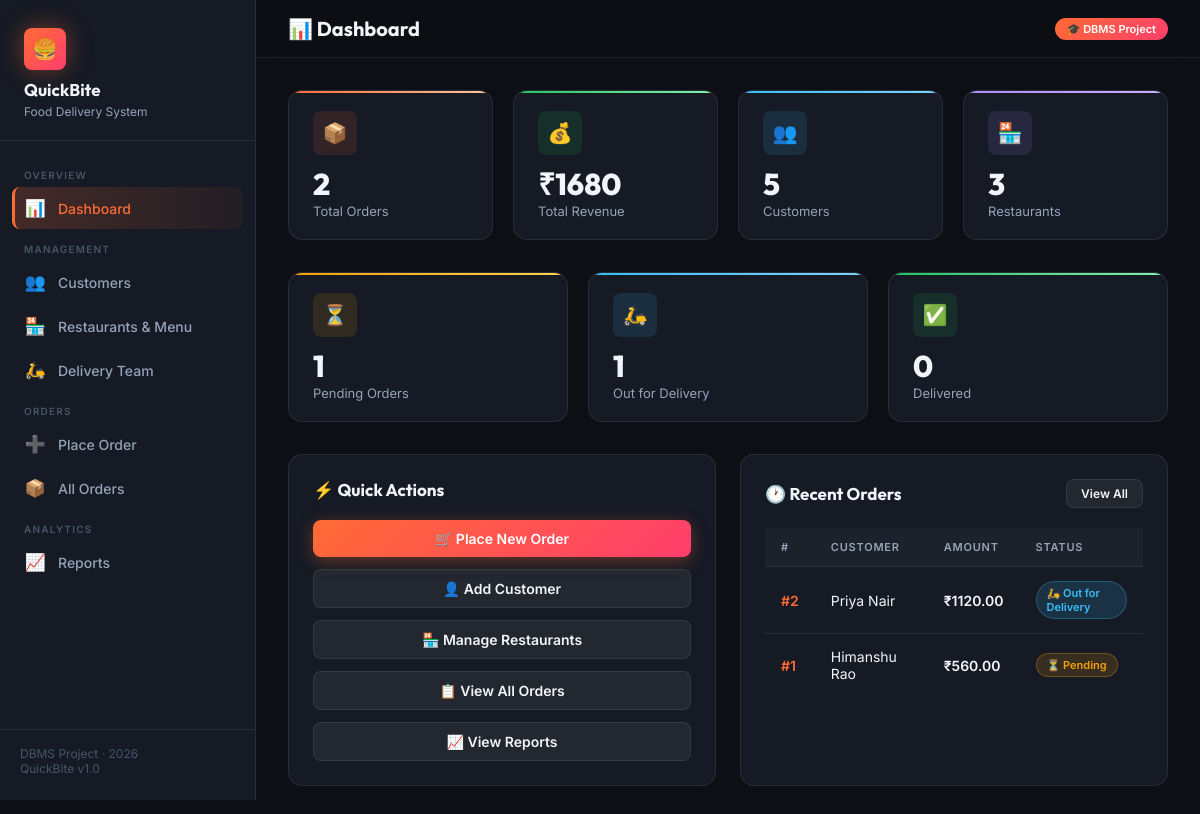
The page / on the database its author committed.
### tables this page shows
CREATE TABLE Orders (
            id               INTEGER PRIMARY KEY AUTOINCREMENT,
            customer_id      INTEGER NOT NULL,
            delivery_person_id INTEGER,
            total_amount     REAL    NOT NULL DEFAULT 0,
            status           TEXT    NOT NULL DEFAULT 'Pending',
            order_date       TEXT    NOT NULL,
            FOREIGN KEY (customer_id)       REFERENCES Customers(id),
            FOREIGN KEY (delivery_person_id) REFERENCES Delivery_Person(id)
        );

CREATE TABLE Customers (
            id      INTEGER PRIMARY KEY AUTOINCREMENT,
            name    TEXT    NOT NULL,
            phone   TEXT    NOT NULL,
            address TEXT    NOT NULL
        );

### app.py (the view)
@app.route("/")
def index():
    conn = get_db()
    stats = {}
    stats["total_orders"]      = conn.execute("SELECT COUNT(*) FROM Orders").fetchone()[0]
    stats["total_revenue"]     = conn.execute("SELECT COALESCE(SUM(total_amount),0) FROM Orders").fetchone()[0]
    stats["total_customers"]   = conn.execute("SELECT COUNT(*) FROM Customers").fetchone()[0]
    stats["total_restaurants"] = conn.execute("SELECT COUNT(*) FROM Restaurants").fetchone()[0]
    stats["pending"]    = conn.execute("SELECT COUNT(*) FROM Orders WHERE status='Pending'").fetchone()[0]
    stats["out"]        = conn.execute("SELECT COUNT(*) FROM Orders WHERE status='Out for Delivery'").fetchone()[0]
    stats["delivered"]  = conn.execute("SELECT COUNT(*) FROM Orders WHERE status='Delivered'").fetchone()[0]
    recent_orders = conn.execute("""
        SELECT o.id, c.name AS customer, o.total_amount, o.status, o.order_date
        FROM Orders o
        JOIN Customers c ON o.customer_id = c.id
        ORDER BY o.id DESC LIMIT 5
    """).fetchall()
    conn.close()
    return render_template("index.html", stats=stats, recent_orders=recent_orders)

### app.py (called while the page is built)
def get_db():
    conn = sqlite3.connect(DB_PATH)
    conn.row_factory = sqlite3.Row
    conn.execute("PRAGMA foreign_keys = ON")
    return conn

### templates/index.html (shortened to what this page needs)
{% extends "base.html" %}
{% block topbar_title %}📊 Dashboard{% endblock %}
{% block content %}
<div class="stats-grid">
  <div class="stat-card stat-orange">
    <div class="stat-icon">📦</div>
    <div class="stat-value">{{ stats.total_orders }}</div>
    <div class="stat-label">Total Orders</div>
  </div>
  <div class="stat-card stat-green">
    <div class="stat-icon">💰</div>
    <div class="stat-value">₹{{ "%.0f"|format(stats.total_revenue) }}</div>
    <div class="stat-label">Total Revenue</div>
  </div>
  <div class="stat-card stat-blue">
    <div class="stat-icon">👥</div>
    <div class="stat-value">{{ stats.total_customers }}</div>
    <div class="stat-label">Customers</div>
  </div>
  <div class="stat-card stat-purple">
    <div class="stat-icon">🏪</div>
    <div class="stat-value">{{ stats.total_restaurants }}</div>
    <div class="stat-label">Restaurants</div>
  </div>
</div>
<div class="stats-grid" style="grid-template-columns: repeat(3,1fr); margin-bottom:32px;">
  <div class="stat-card stat-yellow">
    <div class="stat-icon">⏳</div>
    <div class="stat-value">{{ stats.pending }}</div>
    <div class="stat-label">Pending Orders</div>
  </div>
  <div class="stat-card stat-blue">
    <div class="stat-icon">🛵</div>
    <div class="stat-value">{{ stats.out }}</div>
    <div class="stat-label">Out for Delivery</div>
  </div>
  <div class="stat-card stat-green">
    <div class="stat-icon">✅</div>
    <div class="stat-value">{{ stats.delivered }}</div>
    <div class="stat-label">Delivered</div>
  </div>
</div>
<div class="grid-2">
  <div class="card">
    <div class="card-header">
      <div class="card-title">⚡ Quick Actions</div>
    </div>
    <div style="display:flex;flex-direction:column;gap:12px;">
      <a href="{{ url_for('place_order') }}" class="btn btn-primary" style="justify-content:center;">
        🛒 Place New Order
      </a>
      <a href="{{ url_for('customers') }}" class="btn btn-secondary" style="justify-content:center;">
        👤 Add Customer
      </a>
      <a href="{{ url_for('restaurants') }}" class="btn btn-secondary" style="justify-content:center;">
        🏪 Manage Restaurants
      </a>
      <a href="{{ url_for('orders') }}" class="btn btn-secondary" style="justify-content:center;">
        📋 View All Orders
      </a>
      <a href="{{ url_for('reports') }}" class="btn btn-secondary" style="justify-content:center;">
        📈 View Reports
      </a>
    </div>
  </div>
  <div class="card">
    <div class="card-header">
      <div class="card-title">🕐 Recent Orders</div>
      <a href="{{ url_for('orders') }}" class="btn btn-secondary btn-sm">View All</a>
    </div>
    {% if recent_orders %}
    <div class="table-wrap">
      <table>
        <thead>
          <tr>
            <th>#</th>
            <th>Customer</th>
            <th>Amount</th>
            <th>Status</th>
          </tr>
        </thead>
        <tbody>
          {% for o in recent_orders %}
          <tr>
            <td><a href="{{ url_for('order_detail', order_id=o.id) }}" style="color:var(--accent);text-decoration:none;font-weight:600;">#{{ o.id }}</a></td>
            <td>{{ o.customer }}</td>
            <td style="font-weight:600;">₹{{ "%.2f"|format(o.total_amount) }}</td>
            <td>
              {% if o.status == 'Pending' %}
                <span class="badge badge-pending">⏳ {{ o.status }}</span>
              {% elif o.status == 'Out for Delivery' %}
                <span class="badge badge-out">🛵 {{ o.status }}</span>
              {% else %}
                <span class="badge badge-delivered">✅ {{ o.status }}</span>
              {% endif %}
            </td>
          </tr>
          {% endfor %}
        </tbody>
      </table>
    </div>
    {% else %}
    <div class="empty">
      <div class="empty-icon">📭</div>
      <p>No orders yet. <a href="{{ url_for('place_order') }}" style="color:var(--accent);">Place the first one!</a></p>
    </div>
    {% endif %}
  </div>
</div>
{% endblock %}

### static/style.css (style rules this page uses)
:root { --bg: #0d0f14; --bg-card: #161a24; --bg-input: #1e2333; --border: rgba(255,255,255,0.08); --border-glow: rgba(255,107,53,0.45); --accent: #ff6b35; --accent-2: #f7c59f; --accent-3: #ff3e6c; --green: #22c55e; --yellow: #f59e0b; --blue: #38bdf8; --purple: #a78bfa; --red: #ef4444; --text: #f1f5f9; --text-2: #94a3b8; --text-3: #475569; --radius: 14px; --radius-sm: 8px; --shadow: 0 8px 32px rgba(0,0,0,0.45); --shadow-lg: 0 24px 64px rgba(0,0,0,0.55); --sidebar-w: 256px; }
*, *::before, *::after { box-sizing: border-box; margin: 0; padding: 0; }
html { scroll-behavior: smooth; }
body { font-family: 'Inter', sans-serif; background: var(--bg); color: var(--text); min-height: 100vh; display: flex; overflow-x: hidden; }
.card { background: var(--bg-card); border: 1px solid var(--border); border-radius: var(--radius); padding: 24px; transition: border-color 0.2s ease, box-shadow 0.2s ease; }
.card-header { display: flex; align-items: center; justify-content: space-between; margin-bottom: 20px; }
.card-title { font-family: 'Outfit', sans-serif; font-size: 17px; font-weight: 700; display: flex; align-items: center; gap: 8px; }
.stats-grid { display: grid; grid-template-columns: repeat(auto-fit, minmax(200px, 1fr)); gap: 20px; margin-bottom: 32px; }
.stat-card { background: var(--bg-card); border: 1px solid var(--border); border-radius: var(--radius); padding: 20px 24px; position: relative; overflow: hidden; transition: transform 0.2s ease, box-shadow 0.2s ease; }
.stat-card::before { content: ''; position: absolute; top: 0; left: 0; right: 0; height: 2px; background: linear-gradient(90deg, var(--c1, var(--accent)), var(--c2, var(--accent-3))); }
.stat-card .stat-icon { width: 44px; height: 44px; border-radius: var(--radius-sm); background: rgba(255,107,53,0.12); display: flex; align-items: center; justify-content: center; font-size: 20px; margin-bottom: 14px; }
.stat-card .stat-value { font-family: 'Outfit', sans-serif; font-size: 30px; font-weight: 800; line-height: 1; margin-bottom: 4px; }
.stat-card .stat-label { font-size: 13px; color: var(--text-2); }
.stat-orange { --c1: #ff6b35; --c2: #f7c59f; }
.stat-orange .stat-icon { background: rgba(255,107,53,0.12); color: var(--accent); }
.stat-green { --c1: #22c55e; --c2: #86efac; }
.stat-green .stat-icon { background: rgba(34,197,94,0.12); color: var(--green); }
.stat-blue { --c1: #38bdf8; --c2: #7dd3fc; }
.stat-blue .stat-icon { background: rgba(56,189,248,0.12); color: var(--blue); }
.stat-purple { --c1: #a78bfa; --c2: #c4b5fd; }
.stat-purple .stat-icon { background: rgba(167,139,250,0.12);color: var(--purple); }
.stat-yellow { --c1: #f59e0b; --c2: #fcd34d; }
.stat-yellow .stat-icon { background: rgba(245,158,11,0.12); color: var(--yellow); }
.grid-2 { display: grid; grid-template-columns: 1fr 1fr; gap: 24px; }
.table-wrap { overflow-x: auto; }
table { width: 100%; border-collapse: collapse; font-size: 14px; }
thead th { background: rgba(255,255,255,0.03); color: var(--text-2); font-size: 11px; font-weight: 600; letter-spacing: 0.8px; text-transform: uppercase; padding: 12px 16px; text-align: left; border-bottom: 1px solid var(--border); }
tbody tr { border-bottom: 1px solid var(--border); transition: background 0.15s ease; }
tbody tr:last-child { border-bottom: none; }
tbody td { padding: 14px 16px; color: var(--text); }
.badge { display: inline-flex; align-items: center; gap: 5px; font-size: 11px; font-weight: 600; padding: 4px 10px; border-radius: 20px; }
.badge-pending { background: rgba(245,158,11,0.15); color: var(--yellow); border: 1px solid rgba(245,158,11,0.3); }
.badge-out { background: rgba(56,189,248,0.15); color: var(--blue); border: 1px solid rgba(56,189,248,0.3); }
.btn { display: inline-flex; align-items: center; gap: 8px; padding: 10px 20px; border-radius: var(--radius-sm); font-size: 14px; font-weight: 600; font-family: 'Inter', sans-serif; border: none; cursor: pointer; transition: all 0.2s ease; text-decoration: none; }
.btn-primary { background: linear-gradient(135deg, var(--accent), var(--accent-3)); color: #fff; box-shadow: 0 4px 16px rgba(255,107,53,0.35); }
.btn-secondary { background: rgba(255,255,255,0.06); color: var(--text); border: 1px solid var(--border); }
.btn-sm { padding: 6px 14px; font-size: 12px; }

### rows shown on the page
Orders: id "2", customer "Priya Nair", total_amount "1120.00", status "Out for Delivery"
Orders: id "1", customer "Himanshu Rao", total_amount "560.00", status "Pending"

### other values the page prints
{{ stats.total_orders }} "2"
{{ "%.0f"|format(stats.total_revenue) }} "1680"
{{ stats.total_customers }} "5"
{{ stats.total_restaurants }} "3"
{{ stats.pending }} "1"
{{ stats.out }} "1"
{{ stats.delivered }} "0"
